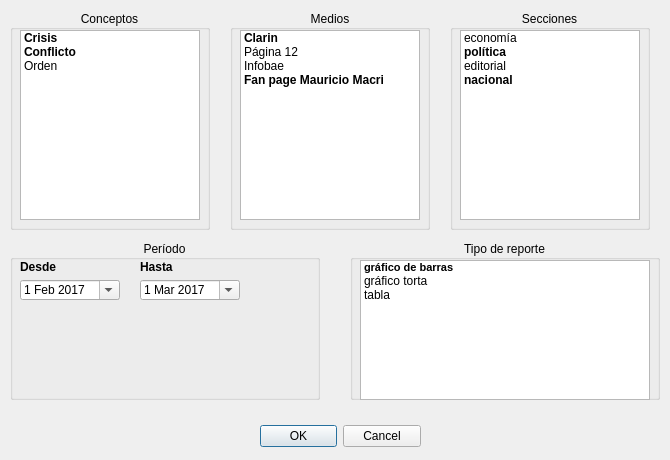
<?xml version="1.0" encoding="UTF-8"?>
<ui version="4.0">
 <class>Dialog</class>
 <widget class="QDialog" name="Dialog">
  <property name="geometry">
   <rect>
    <x>0</x>
    <y>0</y>
    <width>670</width>
    <height>460</height>
   </rect>
  </property>
  <property name="windowTitle">
   <string>Consulta</string>
  </property>
  <widget class="QDialogButtonBox" name="buttonBox">
   <property name="geometry">
    <rect>
     <x>260</x>
     <y>420</y>
     <width>161</width>
     <height>32</height>
    </rect>
   </property>
   <property name="orientation">
    <enum>Qt::Horizontal</enum>
   </property>
   <property name="standardButtons">
    <set>QDialogButtonBox::Cancel|QDialogButtonBox::Ok</set>
   </property>
  </widget>
  <widget class="QGroupBox" name="groupBox">
   <property name="geometry">
    <rect>
     <x>230</x>
     <y>10</y>
     <width>200</width>
     <height>220</height>
    </rect>
   </property>
   <property name="title">
    <string>Medios</string>
   </property>
   <property name="alignment">
    <set>Qt::AlignCenter</set>
   </property>
   <property name="flat">
    <bool>true</bool>
   </property>
   <property name="checkable">
    <bool>false</bool>
   </property>
   <widget class="QListWidget" name="listWidget">
    <property name="geometry">
     <rect>
      <x>10</x>
      <y>20</y>
      <width>180</width>
      <height>190</height>
     </rect>
    </property>
    <item>
     <property name="text">
      <string>Clarin</string>
     </property>
     <property name="font">
      <font>
       <weight>75</weight>
       <italic>false</italic>
       <bold>true</bold>
      </font>
     </property>
     <property name="icon">
      <iconset>
       <normaloff>../../../../../../Pictures/Iconos/ic_done_black_24dp/ic_done_black_24dp/web/ic_done_black_24dp_1x.png</normaloff>../../../../../../Pictures/Iconos/ic_done_black_24dp/ic_done_black_24dp/web/ic_done_black_24dp_1x.png</iconset>
     </property>
    </item>
    <item>
     <property name="text">
      <string>Página 12</string>
     </property>
    </item>
    <item>
     <property name="text">
      <string>Infobae</string>
     </property>
    </item>
    <item>
     <property name="text">
      <string>Fan page Mauricio Macri</string>
     </property>
     <property name="font">
      <font>
       <weight>75</weight>
       <italic>false</italic>
       <bold>true</bold>
      </font>
     </property>
     <property name="icon">
      <iconset>
       <normaloff>../../../../../../Pictures/Iconos/ic_done_black_24dp/ic_done_black_24dp/web/ic_done_black_24dp_1x.png</normaloff>../../../../../../Pictures/Iconos/ic_done_black_24dp/ic_done_black_24dp/web/ic_done_black_24dp_1x.png</iconset>
     </property>
    </item>
   </widget>
  </widget>
  <widget class="QGroupBox" name="groupBox_2">
   <property name="geometry">
    <rect>
     <x>10</x>
     <y>10</y>
     <width>200</width>
     <height>220</height>
    </rect>
   </property>
   <property name="title">
    <string notr="true">Conceptos</string>
   </property>
   <property name="alignment">
    <set>Qt::AlignCenter</set>
   </property>
   <property name="flat">
    <bool>true</bool>
   </property>
   <widget class="QListWidget" name="listWidget_2">
    <property name="geometry">
     <rect>
      <x>10</x>
      <y>20</y>
      <width>180</width>
      <height>190</height>
     </rect>
    </property>
    <item>
     <property name="text">
      <string>Crisis</string>
     </property>
     <property name="font">
      <font>
       <weight>75</weight>
       <bold>true</bold>
      </font>
     </property>
     <property name="icon">
      <iconset>
       <normaloff>../../../../../../Pictures/Iconos/ic_done_black_24dp/ic_done_black_24dp/web/ic_done_black_24dp_1x.png</normaloff>../../../../../../Pictures/Iconos/ic_done_black_24dp/ic_done_black_24dp/web/ic_done_black_24dp_1x.png</iconset>
     </property>
    </item>
    <item>
     <property name="text">
      <string>Conflicto</string>
     </property>
     <property name="font">
      <font>
       <weight>75</weight>
       <bold>true</bold>
      </font>
     </property>
     <property name="icon">
      <iconset>
       <normaloff>../../../../../../Pictures/Iconos/ic_done_black_24dp/ic_done_black_24dp/web/ic_done_black_24dp_1x.png</normaloff>../../../../../../Pictures/Iconos/ic_done_black_24dp/ic_done_black_24dp/web/ic_done_black_24dp_1x.png</iconset>
     </property>
    </item>
    <item>
     <property name="text">
      <string>Orden</string>
     </property>
    </item>
   </widget>
  </widget>
  <widget class="QGroupBox" name="groupBox_3">
   <property name="geometry">
    <rect>
     <x>10</x>
     <y>240</y>
     <width>310</width>
     <height>160</height>
    </rect>
   </property>
   <property name="title">
    <string>Período</string>
   </property>
   <property name="alignment">
    <set>Qt::AlignCenter</set>
   </property>
   <property name="flat">
    <bool>true</bool>
   </property>
   <widget class="QDateEdit" name="dateEdit">
    <property name="geometry">
     <rect>
      <x>10</x>
      <y>40</y>
      <width>100</width>
      <height>20</height>
     </rect>
    </property>
    <property name="dateTime">
     <datetime>
      <hour>0</hour>
      <minute>0</minute>
      <second>0</second>
      <year>2017</year>
      <month>2</month>
      <day>1</day>
     </datetime>
    </property>
    <property name="calendarPopup">
     <bool>true</bool>
    </property>
   </widget>
   <widget class="QLabel" name="label">
    <property name="geometry">
     <rect>
      <x>10</x>
      <y>20</y>
      <width>47</width>
      <height>13</height>
     </rect>
    </property>
    <property name="font">
     <font>
      <weight>75</weight>
      <italic>false</italic>
      <bold>true</bold>
      <strikeout>false</strikeout>
      <kerning>true</kerning>
     </font>
    </property>
    <property name="text">
     <string>Desde</string>
    </property>
   </widget>
   <widget class="QLabel" name="label_2">
    <property name="geometry">
     <rect>
      <x>130</x>
      <y>20</y>
      <width>47</width>
      <height>13</height>
     </rect>
    </property>
    <property name="font">
     <font>
      <weight>75</weight>
      <bold>true</bold>
     </font>
    </property>
    <property name="text">
     <string>Hasta</string>
    </property>
   </widget>
   <widget class="QDateEdit" name="dateEdit_2">
    <property name="geometry">
     <rect>
      <x>130</x>
      <y>40</y>
      <width>100</width>
      <height>20</height>
     </rect>
    </property>
    <property name="dateTime">
     <datetime>
      <hour>0</hour>
      <minute>0</minute>
      <second>0</second>
      <year>2017</year>
      <month>3</month>
      <day>1</day>
     </datetime>
    </property>
    <property name="currentSection">
     <enum>QDateTimeEdit::DaySection</enum>
    </property>
    <property name="calendarPopup">
     <bool>true</bool>
    </property>
   </widget>
  </widget>
  <widget class="QGroupBox" name="groupBox_4">
   <property name="geometry">
    <rect>
     <x>450</x>
     <y>10</y>
     <width>200</width>
     <height>220</height>
    </rect>
   </property>
   <property name="title">
    <string>Secciones</string>
   </property>
   <property name="alignment">
    <set>Qt::AlignCenter</set>
   </property>
   <property name="flat">
    <bool>true</bool>
   </property>
   <widget class="QListWidget" name="listWidget_3">
    <property name="geometry">
     <rect>
      <x>10</x>
      <y>20</y>
      <width>180</width>
      <height>190</height>
     </rect>
    </property>
    <item>
     <property name="text">
      <string>economía</string>
     </property>
    </item>
    <item>
     <property name="text">
      <string>política</string>
     </property>
     <property name="font">
      <font>
       <weight>75</weight>
       <bold>true</bold>
      </font>
     </property>
     <property name="icon">
      <iconset>
       <normaloff>../../../../../../Pictures/Iconos/ic_done_black_24dp/ic_done_black_24dp/web/ic_done_black_24dp_1x.png</normaloff>../../../../../../Pictures/Iconos/ic_done_black_24dp/ic_done_black_24dp/web/ic_done_black_24dp_1x.png</iconset>
     </property>
    </item>
    <item>
     <property name="text">
      <string>editorial</string>
     </property>
    </item>
    <item>
     <property name="text">
      <string>nacional</string>
     </property>
     <property name="font">
      <font>
       <weight>75</weight>
       <bold>true</bold>
      </font>
     </property>
     <property name="icon">
      <iconset>
       <normaloff>../../../../../../Pictures/Iconos/ic_done_black_24dp/ic_done_black_24dp/web/ic_done_black_24dp_1x.png</normaloff>../../../../../../Pictures/Iconos/ic_done_black_24dp/ic_done_black_24dp/web/ic_done_black_24dp_1x.png</iconset>
     </property>
    </item>
   </widget>
  </widget>
  <widget class="QGroupBox" name="groupBox_5">
   <property name="geometry">
    <rect>
     <x>350</x>
     <y>240</y>
     <width>310</width>
     <height>160</height>
    </rect>
   </property>
   <property name="title">
    <string>Tipo de reporte</string>
   </property>
   <property name="alignment">
    <set>Qt::AlignCenter</set>
   </property>
   <property name="flat">
    <bool>true</bool>
   </property>
   <widget class="QListWidget" name="listWidget_4">
    <property name="geometry">
     <rect>
      <x>10</x>
      <y>20</y>
      <width>290</width>
      <height>140</height>
     </rect>
    </property>
    <property name="frameShape">
     <enum>QFrame::StyledPanel</enum>
    </property>
    <property name="lineWidth">
     <number>0</number>
    </property>
    <item>
     <property name="text">
      <string>gráfico de barras</string>
     </property>
     <property name="font">
      <font>
       <pointsize>8</pointsize>
       <weight>75</weight>
       <bold>true</bold>
      </font>
     </property>
     <property name="icon">
      <iconset>
       <normaloff>../../../../../../Pictures/Iconos/ic_done_black_24dp/ic_done_black_24dp/web/ic_done_black_24dp_1x.png</normaloff>../../../../../../Pictures/Iconos/ic_done_black_24dp/ic_done_black_24dp/web/ic_done_black_24dp_1x.png</iconset>
     </property>
    </item>
    <item>
     <property name="text">
      <string>gráfico torta</string>
     </property>
    </item>
    <item>
     <property name="text">
      <string>tabla</string>
     </property>
    </item>
   </widget>
  </widget>
 </widget>
 <resources/>
 <connections>
  <connection>
   <sender>buttonBox</sender>
   <signal>accepted()</signal>
   <receiver>Dialog</receiver>
   <slot>accept()</slot>
   <hints>
    <hint type="sourcelabel">
     <x>248</x>
     <y>254</y>
    </hint>
    <hint type="destinationlabel">
     <x>157</x>
     <y>274</y>
    </hint>
   </hints>
  </connection>
  <connection>
   <sender>buttonBox</sender>
   <signal>rejected()</signal>
   <receiver>Dialog</receiver>
   <slot>reject()</slot>
   <hints>
    <hint type="sourcelabel">
     <x>316</x>
     <y>260</y>
    </hint>
    <hint type="destinationlabel">
     <x>286</x>
     <y>274</y>
    </hint>
   </hints>
  </connection>
 </connections>
</ui>
